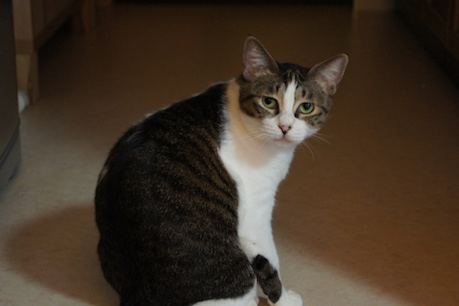
//> input picture access_to_pixel/data/image.jpg, 459 x 306 px
$ ./main   (built with g++ and OpenCV 4)
//> lines starting //> are read from the running program, lines starting //| are printed output that depends on the picture
#include "opencv2/opencv.hpp"

using namespace std;
using namespace cv;

int main(int argc, char *argv[])
{
	Mat src, dst;


	// ----------------------------------------
	// 3チャンネル
	//

	src = imread("./data/image.jpg");
//> src is the input picture: 306 rows x 459 cols, CV_8UC3; mean B, G, R 37.4, 50.8, 64.5

	// cv::Mat::at
	dst = src.clone();
	for (int y = 0; y < dst.rows; y++) {
		for (int x = 0; x < dst.cols; x++) {
			// ネガポジ反転
			dst.at<Vec3b>(y,x)[0] = ~dst.at<Vec3b>(y,x)[0]; // B
			dst.at<Vec3b>(y,x)[1] = ~dst.at<Vec3b>(y,x)[1]; // G
			dst.at<Vec3b>(y,x)[2] = ~dst.at<Vec3b>(y,x)[2]; // R
		}
	}
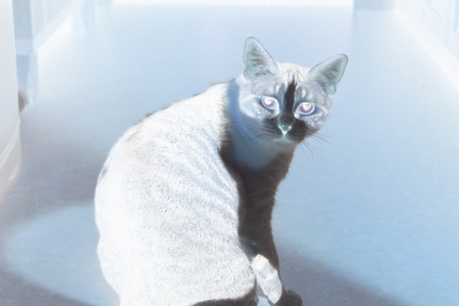
//> dst: 306 rows x 459 cols, CV_8UC3; mean B, G, R 217.6, 204.2, 190.5
	imshow("out", dst);
	waitKey();

	// cv::MatIterator_
	dst = src.clone();
	MatIterator_<Vec3b> it 		= dst.begin<Vec3b>();
	MatIterator_<Vec3b> it_end 	= dst.end<Vec3b>();
	for(; it != it_end; it++) {
		// シャッフル
		int b = (*it)[0]; int g = (*it)[1]; int r = (*it)[2];
		(*it)[0] = r;
		(*it)[1] = b;
		(*it)[2] = g;
	}
//> this loop made 140454 passes
//> (b, g, r) on passes 1 to 3: (17, 18, 16), (17, 18, 16), (14, 16, 16)
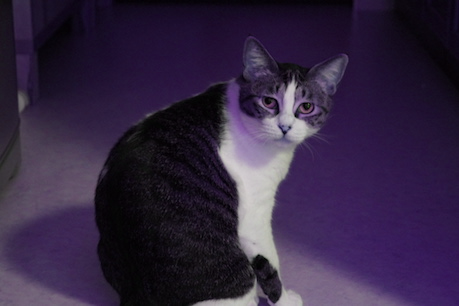
//> dst: 306 rows x 459 cols, CV_8UC3; mean B, G, R 64.5, 37.4, 50.8
	imshow("out", dst);
	waitKey();

	// data
	dst = src.clone();
	for(int y = 0; y < dst.rows; y++){
		for(int x = 0; x < dst.cols; x++){
			for(int c = 0; c < dst.channels(); c++){
				int i = y * dst.step + x * dst.elemSize() + c;
				dst.data[i] = ~dst.data[i];
			}
		}
	}
	imshow("out", dst);
	waitKey();

	// ポインタ
	dst = src.clone();
	for(int y = 0; y < dst.rows; y++){
		for(int x = 0; x < dst.cols; x++){
			Vec3b *ptr = dst.ptr<Vec3b>(y);
			// シャッフル
			int b = (*ptr)[x*3+0];
			int g = (*ptr)[x*3+1];
			int r = (*ptr)[x*3+2];
			(*ptr)[x*3+0] = g;
			(*ptr)[x*3+1] = b;
			(*ptr)[x*3+2] = r;
		}
	}
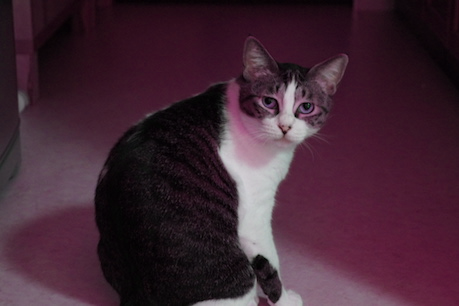
//> dst: 306 rows x 459 cols, CV_8UC3; mean B, G, R 50.8, 37.4, 64.5
	imshow("out", dst);
	waitKey();


	// ----------------------------------------
	// 1チャンネル
	//

	src = imread("./data/image.jpg", 0);
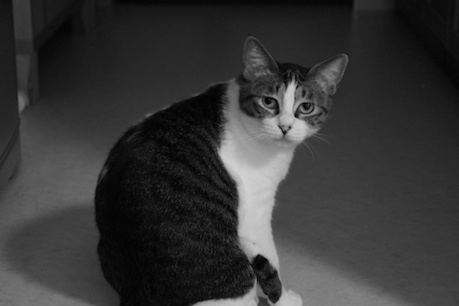
//> src: 306 rows x 459 cols, CV_8UC1; min 0, max 210, mean 53.3
	dst = src.clone();
	for(int y = 0; y < dst.rows; y++){
		for(int x = 0; x < dst.cols; x++){
			dst.at<uchar>(y,x) = ~dst.at<uchar>(y,x);
		}
	}
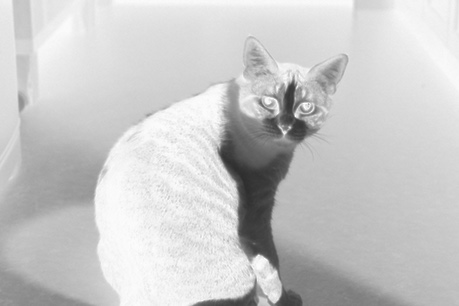
//> dst: 306 rows x 459 cols, CV_8UC1; min 45, max 255, mean 201.7
	imshow("out", dst);
	waitKey();


	return 0;

}
